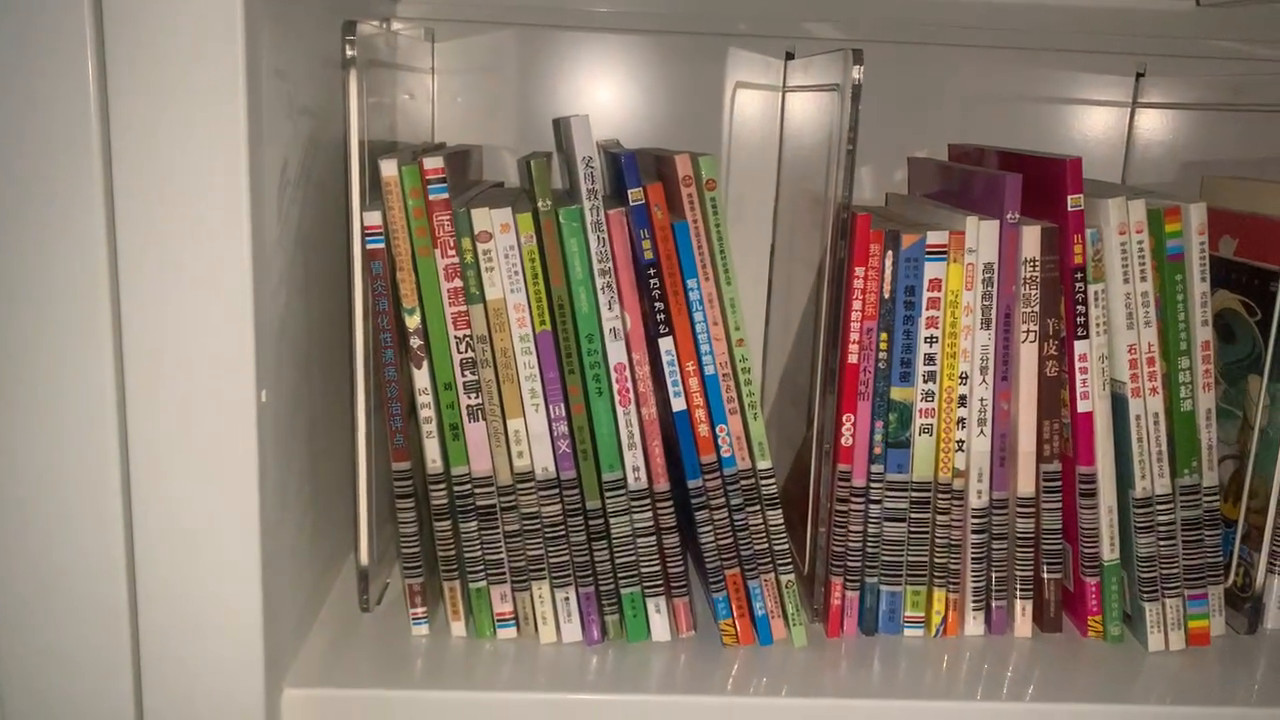
#> input picture frame 21 of opencv-练习/video/1.mp4, 1280 x 720 px
$ python '光流估计.py'
#> lines starting #> are read from the running program, lines starting #| are printed output that depends on the picture
import cv2
import numpy as np

# 初始化参数
lk_params = dict(winSize=(15, 15), maxLevel=2,
                 criteria=(cv2.TERM_CRITERIA_EPS | cv2.TERM_CRITERIA_COUNT, 10, 0.03))

# 读取第一帧
cap = cv2.VideoCapture("video/1.mp4")
ret, old_frame = cap.read()
#> old_frame is the input picture: shape (720, 1280, 3); mean B, G, R 108.2, 120.9, 136
old_gray = cv2.cvtColor(old_frame, cv2.COLOR_BGR2GRAY)
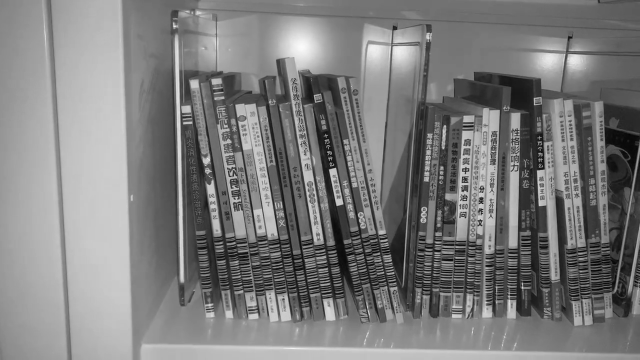
#> old_gray: shape (720, 1280) (shown at 1/2 size); min 0, max 252, mean 124

# 检测特征点
p0 = cv2.goodFeaturesToTrack(old_gray, maxCorners=100, qualityLevel=0.3, minDistance=7, blockSize=7)
#> p0 = 100 rows, first 8: [960, 442], [962, 377], [926, 340], [929, 430], [935, 338], [1019, 588], [653, 284], [925, 363]

while True:
    ret, frame = cap.read()
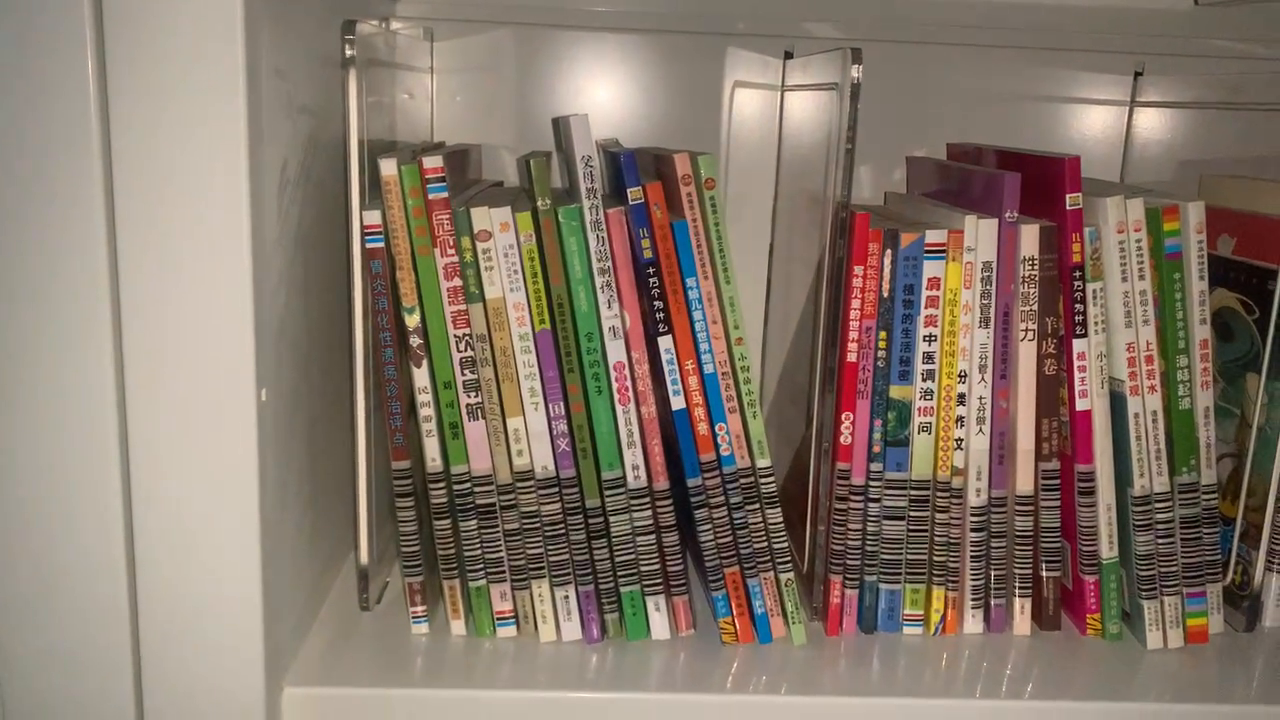
#> input picture frame 22 of opencv-练习/video/1.mp4, 1280 x 720 px
#> frame is the input picture: shape (720, 1280, 3); mean B, G, R 107.8, 120.6, 135.3
    if not ret:
        break
    frame_gray = cv2.cvtColor(frame, cv2.COLOR_BGR2GRAY)
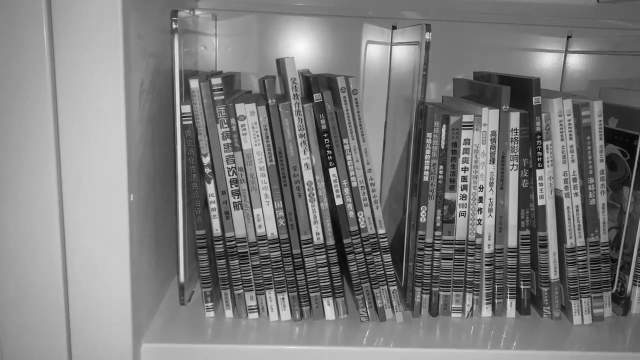
#> frame_gray: shape (720, 1280) (shown at 1/2 size); min 0, max 254, mean 123.6

    # 计算光流
    p1, st, err = cv2.calcOpticalFlowPyrLK(old_gray, frame_gray, p0, None, **lk_params)
#> p1 = 100 rows, first 8: [958.7, 440.3], [960.8, 375.4], [924.7, 338.5], [927.7, 428.4], [933.7, 336.5], [1017.9, 586.1], [652.3, 282.8], [923.7, 361.5]; st = 100 values from 1 to 1; err = 100 values, max 11.69 at index 99, min 2.03 at index 85, mean 5.76

    # 筛选有效特征点
    good_new = p1[st == 1]
#> good_new = 100 pairs, first value 363.5 to 1085.4, second value 66.23 to 619.4
    good_old = p0[st == 1]
#> good_old = 100 pairs, first value 364 to 1087, second value 67 to 621

    # 绘制轨迹
    for i, (new, old) in enumerate(zip(good_new, good_old)):
        a, b = new.ravel()
        c, d = old.ravel()
        frame = cv2.line(frame, (int(a), int(b)), (int(c), int(d)), (0, 255, 0), 2)
        frame = cv2.circle(frame, (int(a), int(b)), 3, (0, 0, 255), -1)
#> this loop made 100 passes
#> (a, b, c, d) on passes 1 to 8: (958.7, 440.3, 960, 442), (960.8, 375.4, 962, 377), (924.7, 338.5, 926, 340), (927.7, 428.4, 929, 430), (933.7, 336.5, 935, 338), (1017.9, 586.1, 1019, 588), (652.3, 282.8, 653, 284), (923.7, 361.5, 925, 363)
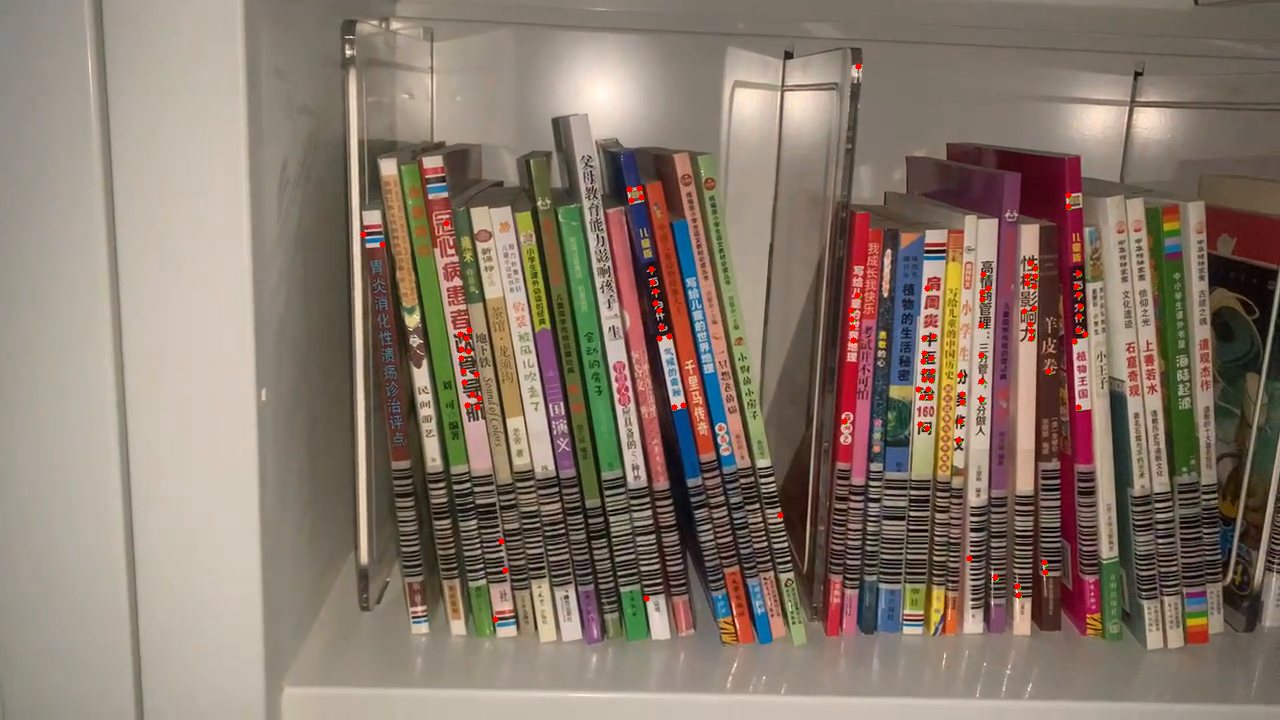
#> frame: shape (720, 1280, 3); mean B, G, R 107.5, 120.3, 135.7

    # 显示结果
    cv2.imshow('Optical Flow', frame)

    # 更新上一帧
    old_gray = frame_gray.copy()
    p0 = good_new.reshape(-1, 1, 2)
#> p0 has the same summary as p1

    if cv2.waitKey(1) & 0xFF == ord('q'):
#> (key q is pressed here)
        break

cap.release()
cv2.destroyAllWindows()

$ run again, starting later in the video
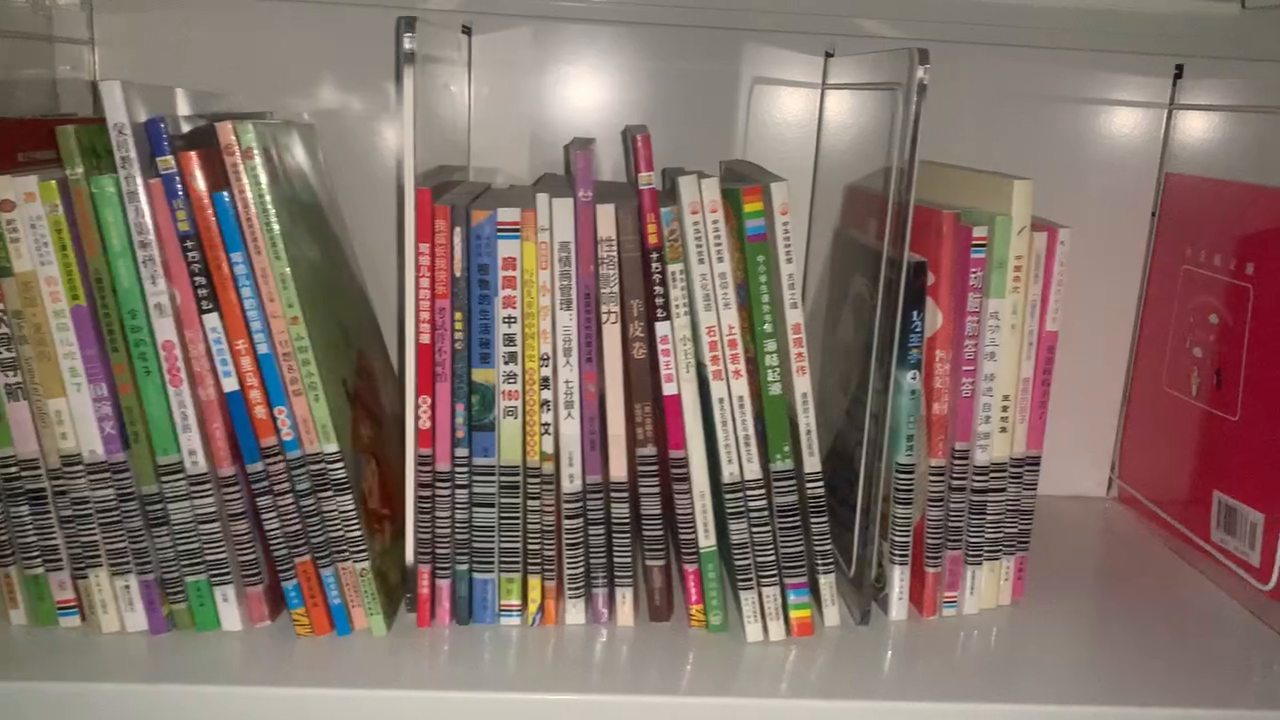
#> input picture frame 94 of opencv-练习/video/1.mp4, 1280 x 720 px
#> old_frame is the input picture: shape (720, 1280, 3); mean B, G, R 105.1, 113, 130.5
#> `p0 = cv2.goodFeaturesToTrack(old_gray, maxCorners=100, qualityLevel=0...`: p0 = 100 rows, first 8: [180, 191], [547, 407], [546, 358], [547, 431], [656, 324], [658, 313], [654, 266], [614, 249]
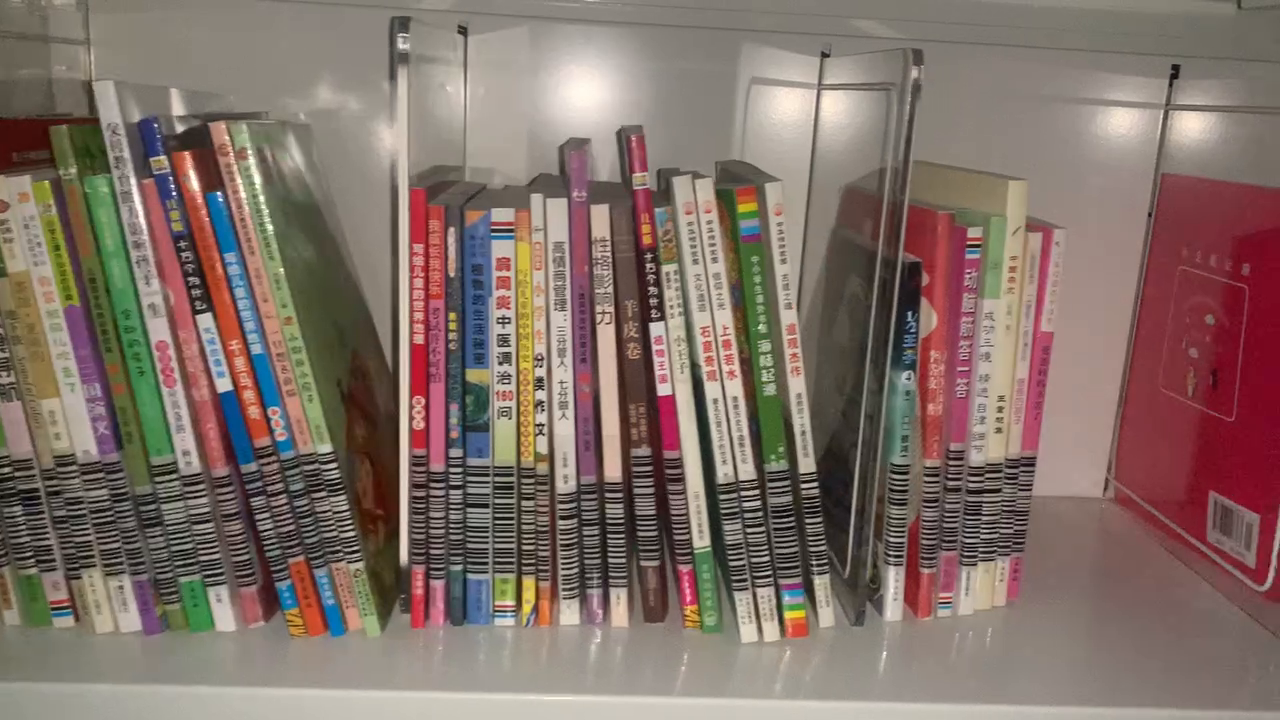
#> input picture frame 95 of opencv-练习/video/1.mp4, 1280 x 720 px
#> frame is the input picture: shape (720, 1280, 3); mean B, G, R 104.6, 112.6, 130
#> p1 = 100 rows, first 8: [173.6, 191.3], [541.3, 407.5], [540.3, 358.4], [541.3, 431.6], [650.3, 324.6], [652.3, 313.6], [648.3, 266.5], [608, 249.4]; st = 100 values from 1 to 1; err = 100 values, max 8.17 at index 80, min 1.86 at index 38, mean 4.27
#> good_new = 100 pairs, first value 47.22 to 1034.3, second value 154.3 to 603.7
#> good_old = 100 pairs, first value 54 to 1039, second value 154 to 603
#> the loop `for i, (new, old) in enumerate(zip(good_new, good_old)):` made 100 passes
#> (a, b, c, d) on passes 1 to 8: (173.6, 191.3, 180, 191), (541.3, 407.5, 547, 407), (540.3, 358.4, 546, 358), (541.3, 431.6, 547, 431), (650.3, 324.6, 656, 324), (652.3, 313.6, 658, 313), (648.3, 266.5, 654, 266), (608, 249.4, 614, 249)
#> after the loop `for i, (new, old) in enumerate(zip(good_new, good_old)):`:
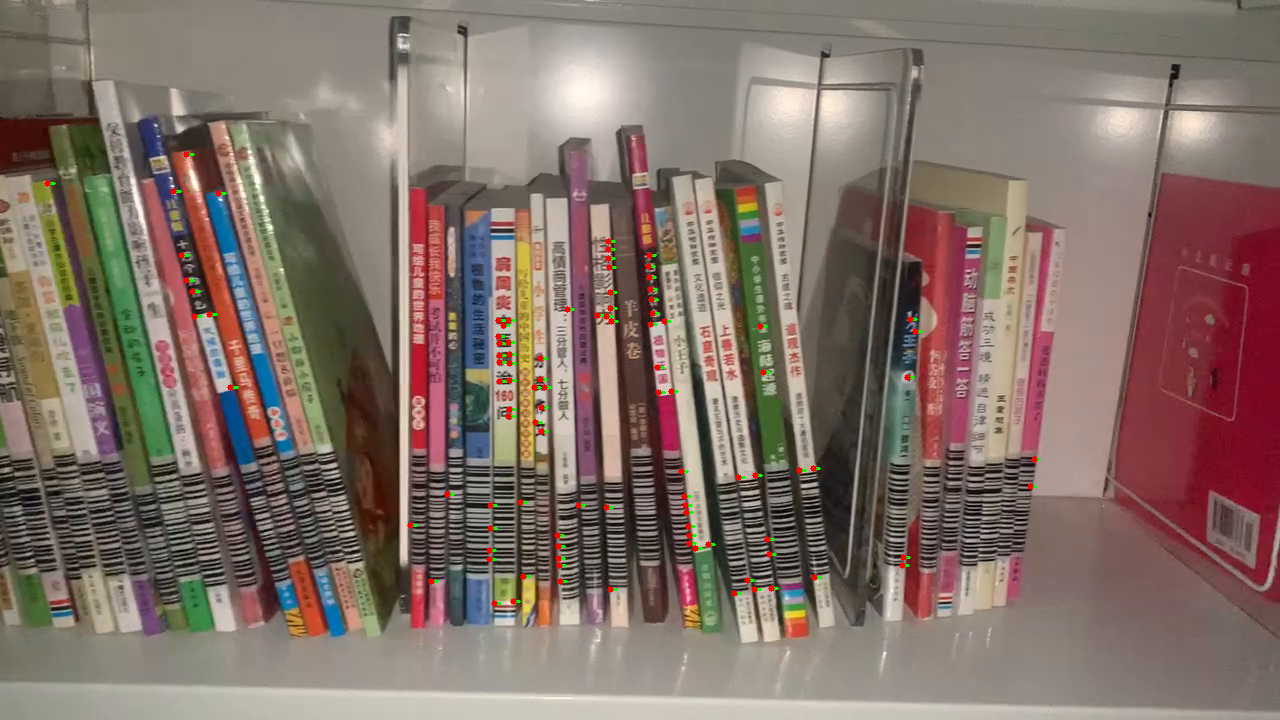
#> frame: shape (720, 1280, 3); mean B, G, R 104.1, 112.4, 130.2
#> `p0 = good_new.reshape(-1, 1, 2)`: p0 has the same summary as p1

$ run again, starting later in the video
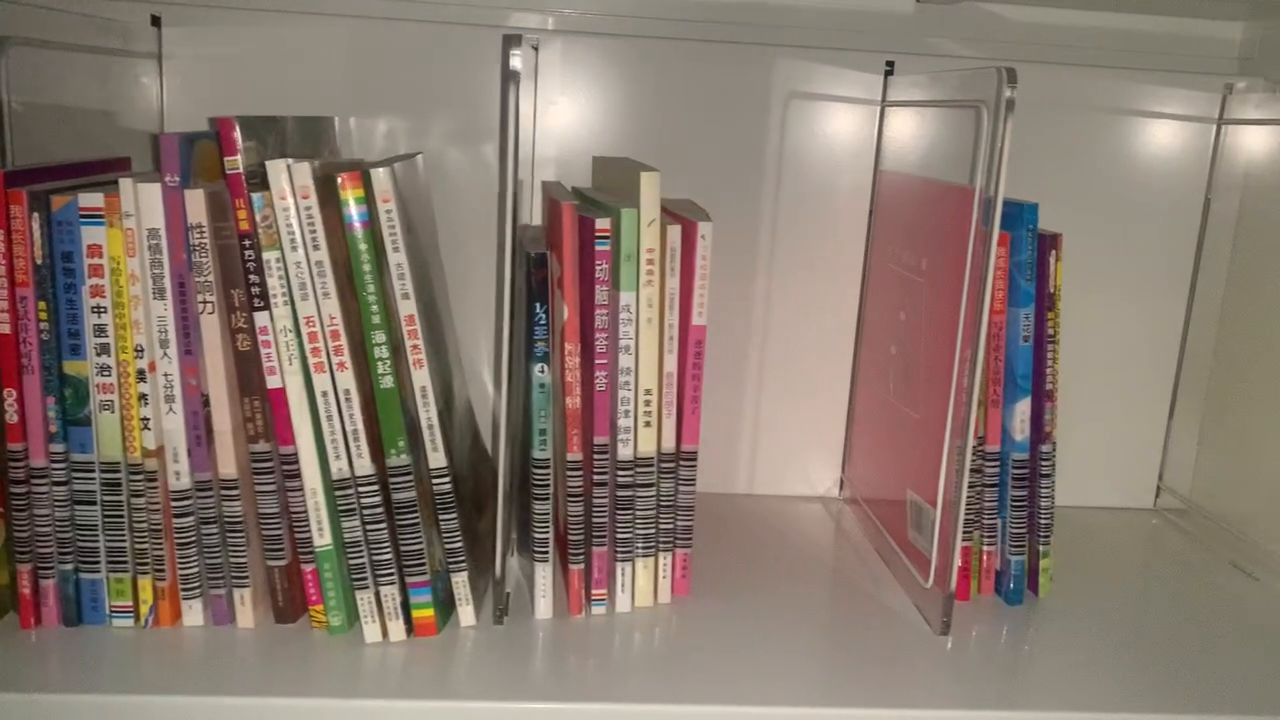
#> input picture frame 168 of opencv-练习/video/1.mp4, 1280 x 720 px
#> old_frame is the input picture: shape (720, 1280, 3); mean B, G, R 111.7, 121.7, 136.8
#> `p0 = cv2.goodFeaturesToTrack(old_gray, maxCorners=100, qualityLevel=0...`: p0 = 100 rows, first 8: [541, 366], [240, 169], [141, 350], [146, 402], [247, 255], [309, 527], [311, 540], [969, 486]
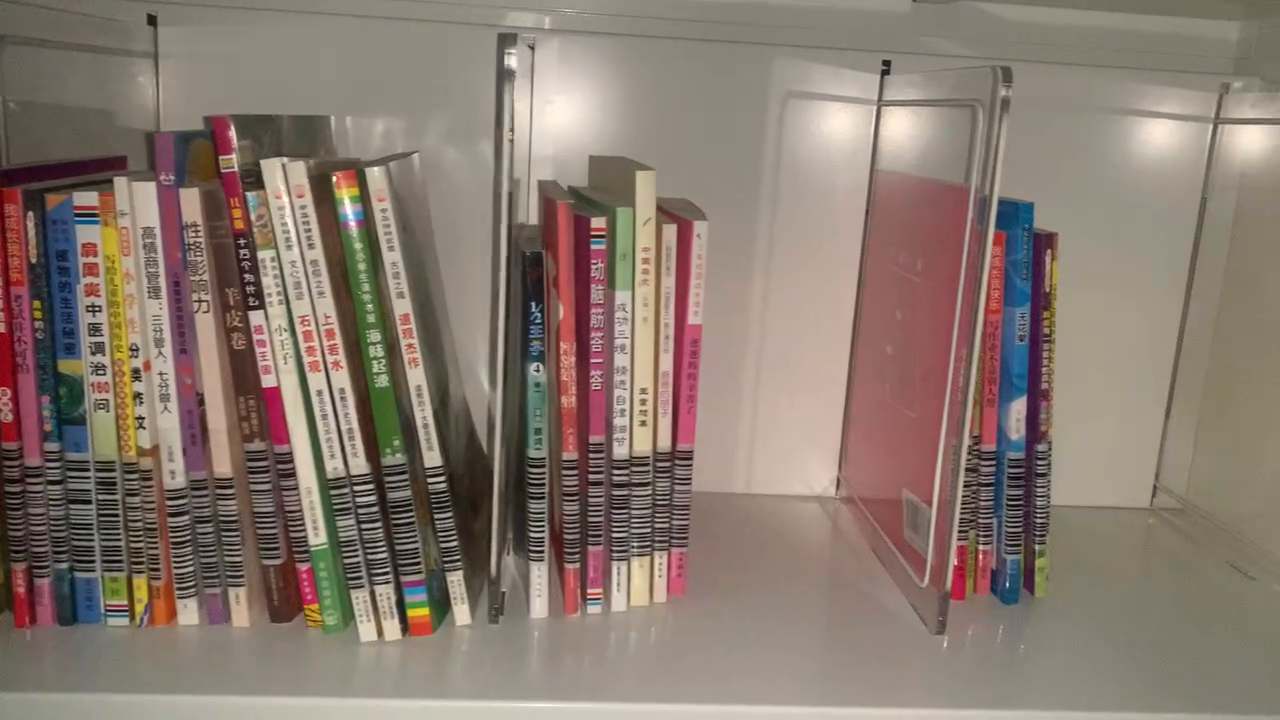
#> input picture frame 169 of opencv-练习/video/1.mp4, 1280 x 720 px
#> frame is the input picture: shape (720, 1280, 3); mean B, G, R 111.6, 121.9, 136.7
#> p1 = 100 rows, first 8: [536.4, 365.2], [234.9, 167.8], [136, 349.2], [141, 401], [242, 254], [304.2, 526.1], [306.1, 539.1], [964.4, 485.3]; st = 100 values from 1 to 1; err = 100 values, max 13.3 at index 71, min 0.324 at index 67, mean 3.19
#> good_new = 100 pairs, first value 87.74 to 1036.9, second value 52.19 to 609
#> good_old = 100 pairs, first value 93 to 1041, second value 53 to 610
#> the loop `for i, (new, old) in enumerate(zip(good_new, good_old)):` made 100 passes
#> (a, b, c, d) on passes 1 to 8: (536.4, 365.2, 541, 366), (234.9, 167.8, 240, 169), (136, 349.2, 141, 350), (141, 401, 146, 402), (242, 254, 247, 255), (304.2, 526.1, 309, 527), (306.1, 539.1, 311, 540), (964.4, 485.3, 969, 486)
#> after the loop `for i, (new, old) in enumerate(zip(good_new, good_old)):`:
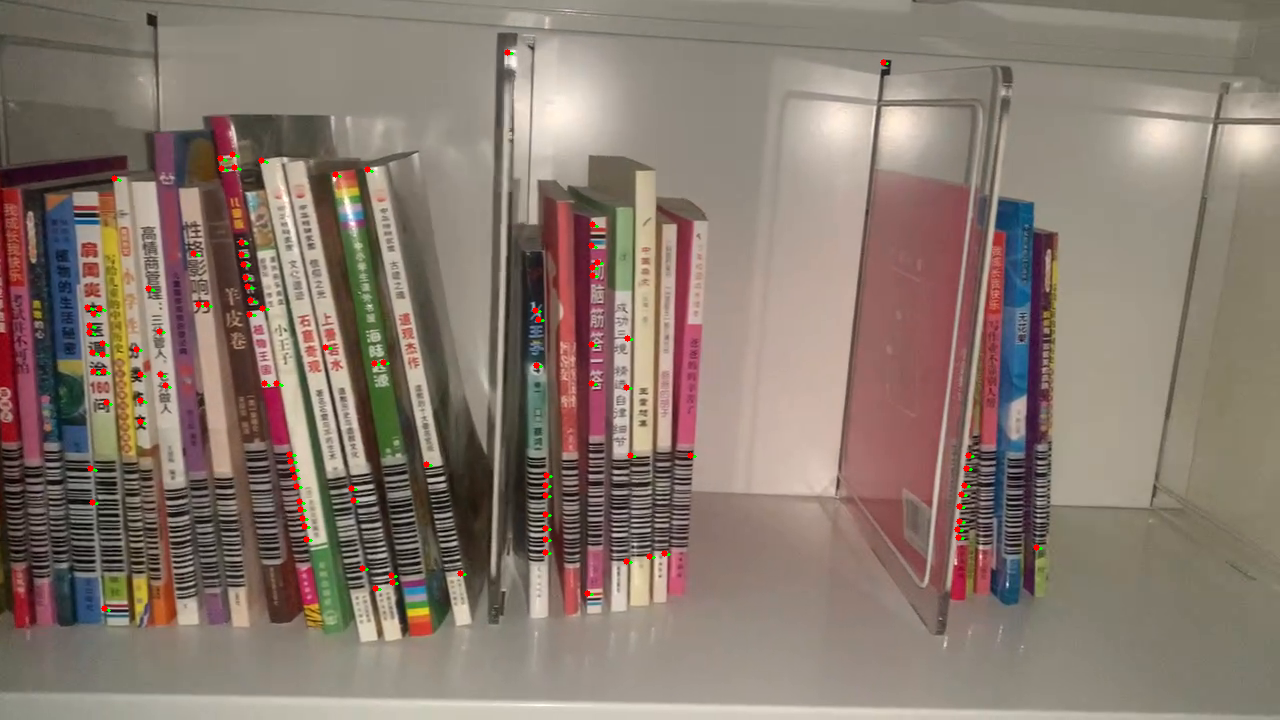
#> frame: shape (720, 1280, 3); mean B, G, R 111.2, 121.7, 137
#> `p0 = good_new.reshape(-1, 1, 2)`: p0 has the same summary as p1
